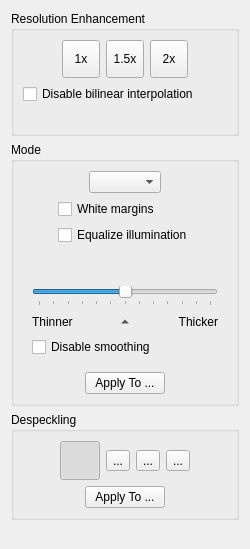
<?xml version="1.0" encoding="UTF-8"?>
<ui version="4.0">
 <class>OutputOptionsWidget</class>
 <widget class="QWidget" name="OutputOptionsWidget">
  <property name="geometry">
   <rect>
    <x>0</x>
    <y>0</y>
    <width>250</width>
    <height>549</height>
   </rect>
  </property>
  <property name="windowTitle">
   <string>Form</string>
  </property>
  <layout class="QVBoxLayout" name="verticalLayout_6">
   <item>
    <widget class="QGroupBox" name="scalingPanel">
     <property name="title">
      <string>Resolution Enhancement</string>
     </property>
     <layout class="QVBoxLayout" name="verticalLayout_2">
      <item>
       <layout class="QHBoxLayout" name="horizontalLayout_3">
        <item>
         <spacer name="horizontalSpacer_3">
          <property name="orientation">
           <enum>Qt::Horizontal</enum>
          </property>
          <property name="sizeHint" stdset="0">
           <size>
            <width>40</width>
            <height>20</height>
           </size>
          </property>
         </spacer>
        </item>
        <item>
         <widget class="QToolButton" name="scale1xBtn">
          <property name="minimumSize">
           <size>
            <width>38</width>
            <height>38</height>
           </size>
          </property>
          <property name="text">
           <string>1x</string>
          </property>
          <property name="checkable">
           <bool>true</bool>
          </property>
          <property name="autoExclusive">
           <bool>true</bool>
          </property>
         </widget>
        </item>
        <item>
         <widget class="QToolButton" name="scale15xBtn">
          <property name="minimumSize">
           <size>
            <width>38</width>
            <height>38</height>
           </size>
          </property>
          <property name="text">
           <string>1.5x</string>
          </property>
          <property name="checkable">
           <bool>true</bool>
          </property>
          <property name="autoExclusive">
           <bool>true</bool>
          </property>
         </widget>
        </item>
        <item>
         <widget class="QToolButton" name="scale2xBtn">
          <property name="minimumSize">
           <size>
            <width>38</width>
            <height>38</height>
           </size>
          </property>
          <property name="text">
           <string>2x</string>
          </property>
          <property name="checkable">
           <bool>true</bool>
          </property>
          <property name="autoExclusive">
           <bool>true</bool>
          </property>
         </widget>
        </item>
        <item>
         <spacer name="horizontalSpacer_4">
          <property name="orientation">
           <enum>Qt::Horizontal</enum>
          </property>
          <property name="sizeHint" stdset="0">
           <size>
            <width>40</width>
            <height>20</height>
           </size>
          </property>
         </spacer>
        </item>
       </layout>
      </item>
      <item>
       <widget class="QCheckBox" name="nearestCB">
        <property name="toolTip">
         <string>May improve the output quality if the scan is clear and the resolution enhancement is 1x (experimental).</string>
        </property>
        <property name="text">
         <string>Disable bilinear interpolation</string>
        </property>
       </widget>
      </item>
      <item>
       <widget class="QLabel" name="scaleLabel">
        <property name="text">
         <string/>
        </property>
        <property name="alignment">
         <set>Qt::AlignCenter</set>
        </property>
       </widget>
      </item>
     </layout>
    </widget>
   </item>
   <item>
    <widget class="QGroupBox" name="modePanel">
     <property name="title">
      <string>Mode</string>
     </property>
     <property name="flat">
      <bool>false</bool>
     </property>
     <property name="checkable">
      <bool>false</bool>
     </property>
     <layout class="QVBoxLayout" name="verticalLayout_4">
      <item>
       <layout class="QHBoxLayout" name="horizontalLayout_2">
        <item>
         <spacer name="horizontalSpacer">
          <property name="orientation">
           <enum>Qt::Horizontal</enum>
          </property>
          <property name="sizeHint" stdset="0">
           <size>
            <width>0</width>
            <height>20</height>
           </size>
          </property>
         </spacer>
        </item>
        <item>
         <widget class="QComboBox" name="colorModeSelector"/>
        </item>
        <item>
         <spacer name="horizontalSpacer_2">
          <property name="orientation">
           <enum>Qt::Horizontal</enum>
          </property>
          <property name="sizeHint" stdset="0">
           <size>
            <width>0</width>
            <height>20</height>
           </size>
          </property>
         </spacer>
        </item>
       </layout>
      </item>
      <item>
       <widget class="QWidget" name="colorGrayscaleOptions" native="true">
        <layout class="QHBoxLayout" name="horizontalLayout_6">
         <property name="leftMargin">
          <number>0</number>
         </property>
         <property name="topMargin">
          <number>0</number>
         </property>
         <property name="rightMargin">
          <number>0</number>
         </property>
         <property name="bottomMargin">
          <number>0</number>
         </property>
         <item>
          <spacer name="horizontalSpacer_13">
           <property name="orientation">
            <enum>Qt::Horizontal</enum>
           </property>
           <property name="sizeHint" stdset="0">
            <size>
             <width>13</width>
             <height>17</height>
            </size>
           </property>
          </spacer>
         </item>
         <item>
          <layout class="QVBoxLayout" name="verticalLayout_3">
           <item>
            <widget class="QCheckBox" name="whiteMarginsCB">
             <property name="text">
              <string>White margins</string>
             </property>
            </widget>
           </item>
           <item>
            <widget class="QCheckBox" name="equalizeIlluminationCB">
             <property name="text">
              <string>Equalize illumination</string>
             </property>
            </widget>
           </item>
          </layout>
         </item>
         <item>
          <spacer name="horizontalSpacer_14">
           <property name="orientation">
            <enum>Qt::Horizontal</enum>
           </property>
           <property name="sizeHint" stdset="0">
            <size>
             <width>13</width>
             <height>17</height>
            </size>
           </property>
          </spacer>
         </item>
        </layout>
       </widget>
      </item>
      <item>
       <widget class="QWidget" name="bwOptions" native="true">
        <layout class="QVBoxLayout" name="verticalLayout">
         <item>
          <layout class="QHBoxLayout" name="horizontalLayout_12">
           <item>
            <spacer name="horizontalSpacer_22">
             <property name="orientation">
              <enum>Qt::Horizontal</enum>
             </property>
             <property name="sizeHint" stdset="0">
              <size>
               <width>40</width>
               <height>20</height>
              </size>
             </property>
            </spacer>
           </item>
           <item>
            <widget class="QLabel" name="thresholLabel">
             <property name="text">
              <string/>
             </property>
            </widget>
           </item>
           <item>
            <spacer name="horizontalSpacer_21">
             <property name="orientation">
              <enum>Qt::Horizontal</enum>
             </property>
             <property name="sizeHint" stdset="0">
              <size>
               <width>40</width>
               <height>20</height>
              </size>
             </property>
            </spacer>
           </item>
          </layout>
         </item>
         <item>
          <widget class="QSlider" name="thresholdSlider">
           <property name="minimum">
            <number>-30</number>
           </property>
           <property name="maximum">
            <number>30</number>
           </property>
           <property name="pageStep">
            <number>5</number>
           </property>
           <property name="tracking">
            <bool>true</bool>
           </property>
           <property name="orientation">
            <enum>Qt::Horizontal</enum>
           </property>
           <property name="invertedAppearance">
            <bool>false</bool>
           </property>
           <property name="invertedControls">
            <bool>false</bool>
           </property>
           <property name="tickPosition">
            <enum>QSlider::TicksBelow</enum>
           </property>
          </widget>
         </item>
         <item>
          <layout class="QHBoxLayout" name="horizontalLayout_7">
           <property name="spacing">
            <number>0</number>
           </property>
           <item>
            <widget class="QLabel" name="lighterThresholdLink">
             <property name="text">
              <string>Thinner</string>
             </property>
            </widget>
           </item>
           <item>
            <widget class="QToolButton" name="neutralThresholdBtn">
             <property name="cursor">
              <cursorShape>PointingHandCursor</cursorShape>
             </property>
             <property name="text">
              <string/>
             </property>
             <property name="iconSize">
              <size>
               <width>12</width>
               <height>12</height>
              </size>
             </property>
             <property name="toolButtonStyle">
              <enum>Qt::ToolButtonIconOnly</enum>
             </property>
             <property name="autoRaise">
              <bool>true</bool>
             </property>
             <property name="arrowType">
              <enum>Qt::UpArrow</enum>
             </property>
            </widget>
           </item>
           <item>
            <widget class="QLabel" name="darkerThresholdLink">
             <property name="text">
              <string>Thicker</string>
             </property>
             <property name="alignment">
              <set>Qt::AlignRight|Qt::AlignTrailing|Qt::AlignVCenter</set>
             </property>
            </widget>
           </item>
          </layout>
         </item>
         <item>
          <widget class="QCheckBox" name="disableSmoothingCB">
           <property name="toolTip">
            <string>May improve the output quality if the scanned text is clear but thin (experimental).</string>
           </property>
           <property name="text">
            <string>Disable smoothing</string>
           </property>
          </widget>
         </item>
        </layout>
       </widget>
      </item>
      <item>
       <layout class="QHBoxLayout" name="horizontalLayout_5">
        <item>
         <spacer name="horizontalSpacer_9">
          <property name="orientation">
           <enum>Qt::Horizontal</enum>
          </property>
          <property name="sizeHint" stdset="0">
           <size>
            <width>0</width>
            <height>20</height>
           </size>
          </property>
         </spacer>
        </item>
        <item>
         <widget class="QPushButton" name="applyColorsButton">
          <property name="text">
           <string>Apply To ...</string>
          </property>
         </widget>
        </item>
        <item>
         <spacer name="horizontalSpacer_10">
          <property name="orientation">
           <enum>Qt::Horizontal</enum>
          </property>
          <property name="sizeHint" stdset="0">
           <size>
            <width>0</width>
            <height>20</height>
           </size>
          </property>
         </spacer>
        </item>
       </layout>
      </item>
     </layout>
    </widget>
   </item>
   <item>
    <widget class="QGroupBox" name="despecklePanel">
     <property name="title">
      <string>Despeckling</string>
     </property>
     <layout class="QVBoxLayout" name="verticalLayout_5">
      <item>
       <layout class="QHBoxLayout" name="horizontalLayout">
        <property name="spacing">
         <number>6</number>
        </property>
        <item>
         <spacer name="horizontalSpacer_11">
          <property name="orientation">
           <enum>Qt::Horizontal</enum>
          </property>
          <property name="sizeHint" stdset="0">
           <size>
            <width>40</width>
            <height>20</height>
           </size>
          </property>
         </spacer>
        </item>
        <item>
         <widget class="QToolButton" name="despeckleOffBtn">
          <property name="statusTip">
           <string>No despeckling</string>
          </property>
          <property name="text">
           <string/>
          </property>
          <property name="iconSize">
           <size>
            <width>32</width>
            <height>32</height>
           </size>
          </property>
          <property name="checkable">
           <bool>true</bool>
          </property>
          <property name="checked">
           <bool>true</bool>
          </property>
          <property name="autoExclusive">
           <bool>true</bool>
          </property>
         </widget>
        </item>
        <item>
         <widget class="QToolButton" name="despeckleCautiousBtn">
          <property name="statusTip">
           <string>Cautious despeckling</string>
          </property>
          <property name="text">
           <string>...</string>
          </property>
          <property name="icon">
           <iconset resource="../../../resources/resources.qrc">
            <normaloff>:/icons/despeckle-cautious.png.png</normaloff>:/icons/despeckle-cautious.png.png</iconset>
          </property>
          <property name="iconSize">
           <size>
            <width>32</width>
            <height>32</height>
           </size>
          </property>
          <property name="checkable">
           <bool>true</bool>
          </property>
          <property name="autoExclusive">
           <bool>true</bool>
          </property>
         </widget>
        </item>
        <item>
         <widget class="QToolButton" name="despeckleNormalBtn">
          <property name="statusTip">
           <string>Normal despeckling</string>
          </property>
          <property name="text">
           <string>...</string>
          </property>
          <property name="icon">
           <iconset resource="../../../resources/resources.qrc">
            <normaloff>:/icons/despeckle-normal.png.png</normaloff>:/icons/despeckle-normal.png.png</iconset>
          </property>
          <property name="iconSize">
           <size>
            <width>32</width>
            <height>32</height>
           </size>
          </property>
          <property name="checkable">
           <bool>true</bool>
          </property>
          <property name="autoExclusive">
           <bool>true</bool>
          </property>
         </widget>
        </item>
        <item>
         <widget class="QToolButton" name="despeckleAggressiveBtn">
          <property name="statusTip">
           <string>Aggressive despeckling</string>
          </property>
          <property name="text">
           <string>...</string>
          </property>
          <property name="icon">
           <iconset resource="../../../resources/resources.qrc">
            <normaloff>:/icons/despeckle-aggressive.png.png</normaloff>:/icons/despeckle-aggressive.png.png</iconset>
          </property>
          <property name="iconSize">
           <size>
            <width>32</width>
            <height>32</height>
           </size>
          </property>
          <property name="checkable">
           <bool>true</bool>
          </property>
          <property name="autoExclusive">
           <bool>true</bool>
          </property>
         </widget>
        </item>
        <item>
         <spacer name="horizontalSpacer_12">
          <property name="orientation">
           <enum>Qt::Horizontal</enum>
          </property>
          <property name="sizeHint" stdset="0">
           <size>
            <width>40</width>
            <height>20</height>
           </size>
          </property>
         </spacer>
        </item>
       </layout>
      </item>
      <item>
       <layout class="QHBoxLayout" name="horizontalLayout_9">
        <item>
         <spacer name="horizontalSpacer_15">
          <property name="orientation">
           <enum>Qt::Horizontal</enum>
          </property>
          <property name="sizeHint" stdset="0">
           <size>
            <width>0</width>
            <height>20</height>
           </size>
          </property>
         </spacer>
        </item>
        <item>
         <widget class="QPushButton" name="applyDespeckleButton">
          <property name="text">
           <string>Apply To ...</string>
          </property>
         </widget>
        </item>
        <item>
         <spacer name="horizontalSpacer_16">
          <property name="orientation">
           <enum>Qt::Horizontal</enum>
          </property>
          <property name="sizeHint" stdset="0">
           <size>
            <width>0</width>
            <height>20</height>
           </size>
          </property>
         </spacer>
        </item>
       </layout>
      </item>
     </layout>
    </widget>
   </item>
   <item>
    <spacer name="verticalSpacer_2">
     <property name="orientation">
      <enum>Qt::Vertical</enum>
     </property>
     <property name="sizeHint" stdset="0">
      <size>
       <width>20</width>
       <height>40</height>
      </size>
     </property>
    </spacer>
   </item>
  </layout>
 </widget>
 <resources>
  <include location="../../../resources/resources.qrc"/>
 </resources>
 <connections/>
</ui>
